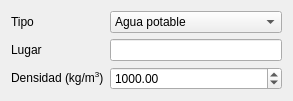
     <widget class="QWidget" name="water">
      <layout class="QFormLayout" name="formLayout_11">
       <item row="0" column="0">
        <widget class="QLabel" name="label_water_type">
         <property name="text">
          <string>Tipo</string>
         </property>
         <property name="buddy">
          <cstring>comboBox_water_type</cstring>
         </property>
        </widget>
       </item>
       <item row="0" column="1">
        <widget class="QComboBox" name="comboBox_water_type">
         <item>
          <property name="text">
           <string>Agua potable</string>
          </property>
         </item>
         <item>
          <property name="text">
           <string>Aguas naturales</string>
          </property>
         </item>
         <item>
          <property name="text">
           <string>Aguas residuales tratadas</string>
          </property>
         </item>
         <item>
          <property name="text">
           <string>Agua de lluvia</string>
          </property>
         </item>
        </widget>
       </item>
       <item row="1" column="0">
        <widget class="QLabel" name="label_water_source">
         <property name="text">
          <string>Lugar</string>
         </property>
         <property name="buddy">
          <cstring>lineEdit_water_source</cstring>
         </property>
        </widget>
       </item>
       <item row="1" column="1">
        <widget class="QLineEdit" name="lineEdit_water_source"/>
       </item>
       <item row="2" column="0">
        <widget class="QLabel" name="label_water_density">
         <property name="text">
          <string>&lt;html&gt;&lt;head/&gt;&lt;body&gt;&lt;p&gt;Densidad (kg/m&lt;span style=&quot; vertical-align:super;&quot;&gt;3&lt;/span&gt;)&lt;/p&gt;&lt;/body&gt;&lt;/html&gt;</string>
         </property>
         <property name="buddy">
          <cstring>doubleSpinBox_water_density</cstring>
         </property>
        </widget>
       </item>
       <item row="2" column="1">
        <widget class="QDoubleSpinBox" name="doubleSpinBox_water_density">
         <property name="minimum">
          <double>917.000000000000000</double>
         </property>
         <property name="maximum">
          <double>1001.000000000000000</double>
         </property>
         <property name="value">
          <double>1000.000000000000000</double>
         </property>
        </widget>
       </item>
      </layout>
     </widget>
